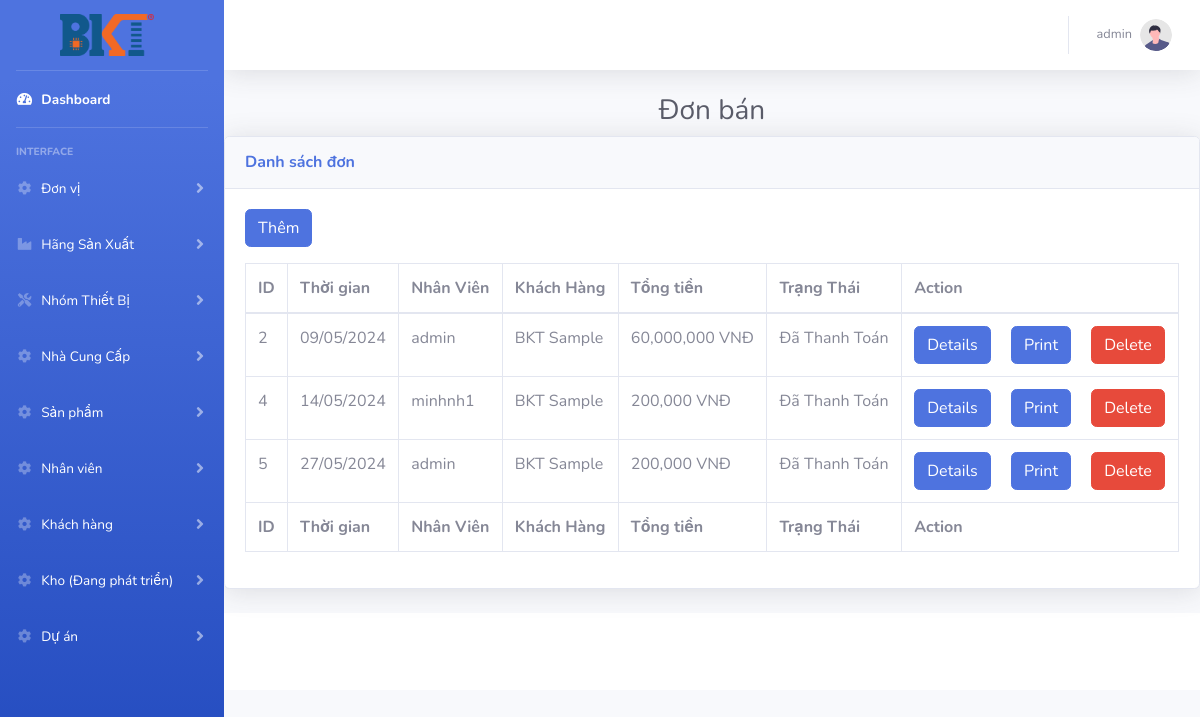
The page /index.php?controller=donban (signed in) on the database as committed earlier.
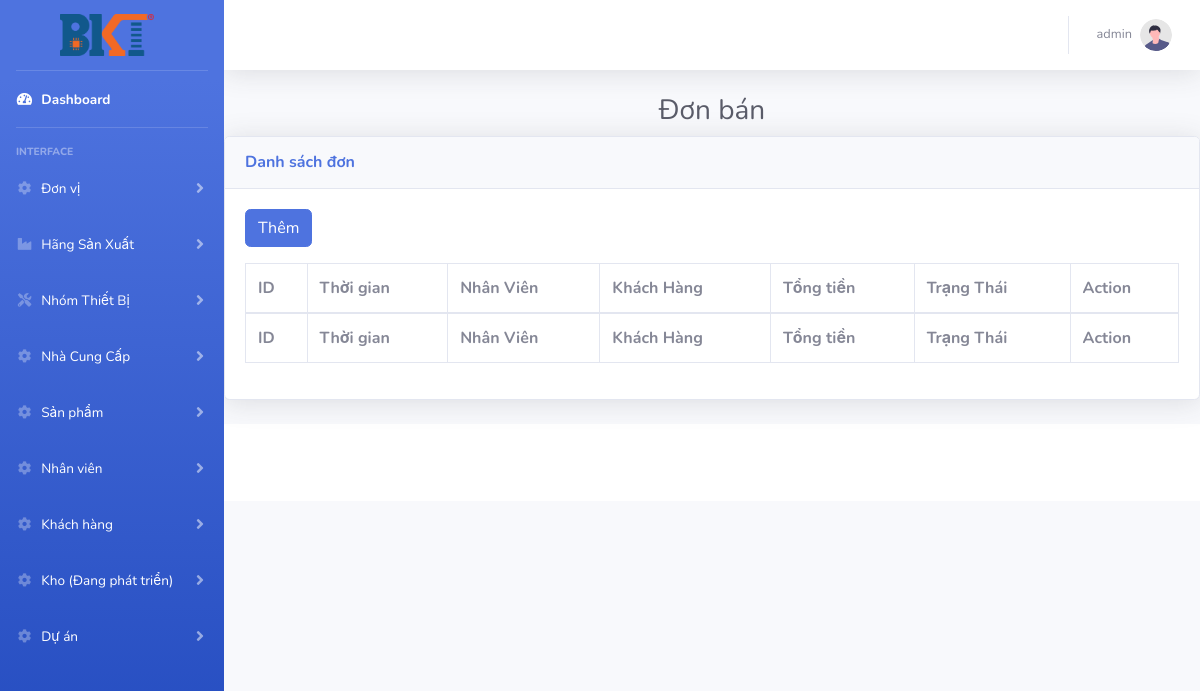
The same page on the database as committed later.
### tables this page shows
CREATE TABLE `donban` (
  `Id` int(11) NOT NULL,
  `NgayBan` datetime DEFAULT NULL,
  `IdNV` int(11) DEFAULT NULL,
  `IdKH` int(11) DEFAULT NULL,
  `Tong` int(11) DEFAULT NULL,
  `TrangThai` varchar(1) DEFAULT NULL
);

CREATE TABLE `nhanvien` (
  `Id` int(11) NOT NULL,
  `TenNV` varchar(100) DEFAULT NULL,
  `DienThoai` varchar(20) DEFAULT NULL,
  `Email` varchar(50) DEFAULT NULL,
  `DiaChi` varchar(100) DEFAULT NULL,
  `TaiKhoan` varchar(50) DEFAULT NULL,
  `MatKhau` varchar(50) DEFAULT NULL,
  `Quyen` varchar(20) DEFAULT NULL,
  `IsActive` varchar(1) DEFAULT NULL
);

CREATE TABLE `khachhang` (
  `Id` int(11) NOT NULL,
  `TenKH` varchar(100) DEFAULT NULL,
  `DienThoai` varchar(20) DEFAULT NULL,
  `Email` varchar(50) DEFAULT NULL,
  `DiaChi` varchar(100) DEFAULT NULL
);

### controllers/donban_controller.php (called while the page is built, shortened)
<?php
require_once ('models/donban.php');
class DonBanController extends BaseController
{
    public function  index()
    {
        $donban = DonBan::all();
        $data =array('donban'=> $donban);
        $this->render('index',$data);
    }
}

### routes.php (called while the page is built, shortened)
<?php
$controller = new $klass;
$controller->$action();

### index.php (called while the page is built, shortened)
<?php
require_once('routes.php');

### models/donban.php (called while the page is built, shortened)
<?php
class DonBan{
    function __construct($Id,$NgayBan,$IdNV,$IdKH,$ThanhTien,$TrangThai)
    {
        $this->Id = $Id;
        $this->NgayBan = $NgayBan;
        $this->IdNV =  $IdNV;
        $this->IdKH = $IdKH;
        $this->ThanhTien= $ThanhTien;
        $this->TrangThai= $TrangThai;
    }
    static function all()
    {
        $list =[];
        $db =DB::getInstance();
        $reg = $db->query('SELECT db.Id ,db.NgayBan , nv.TaiKhoan ,kh.TenKH ,db.Tong,db.TrangThai FROM DonBan db JOIN NhanVien nv JOIN KhachHang kh ON nv.Id =db.IdNV AND kh.Id = db.IdKH');
        foreach ($reg->fetchAll() as $item){
            $list[] =new DonBan($item['Id'],$item['NgayBan'],$item['TaiKhoan'],$item['TenKH'],$item['Tong'],$item['TrangThai']);
        }
        return $list;
    }
}

### views/donban/index.php (the view, shortened to what this page needs)
<?php
require_once('models/donban.php');
?>
<h1 class="h3 mb-2 text-center text-gray-800 ">Đơn bán</h1>
<div class="card shadow mb-4">
    <div class="card-header py-3">
        <h6 class="m-0 font-weight-bold text-primary">Danh sách đơn</h6>
    </div>
    <div class="card-body">
        <a href="index.php?controller=donban&action=insert" class="btn btn-primary mb-3">Thêm</a>
        <div class="table-responsive">
            <table class="table table-bordered" id="dataTable" width="100%" cellspacing="0">
                <thead>
                    <tr>
                        <th>ID</th>
                        <th>Thời gian</th>
                        <th>Nhân Viên</th>
                        <th>Khách Hàng</th>
                        <th>Tổng tiền</th>
                        <th>Trạng Thái</th>
                        <th>Action</th>
                    </tr>
                </thead>
                <tfoot>
                    <tr>
                        <th>ID</th>
                        <th>Thời gian</th>
                        <th>Nhân Viên</th>
                        <th>Khách Hàng</th>
                        <th>Tổng tiền</th>
                        <th>Trạng Thái</th>
                        <th>Action</th>
                    </tr>
                </tfoot>
                <tbody>
                    <?php
                    foreach ($donban as $item) {
                    ?>
                        <form method="post">
                            <tr>
                                <td><?= $item->Id   ?></td>
                                <td><?= date('d/m/Y', strtotime($item->NgayBan)) ?></td>
                                <td><?= $item->IdNV
                                    ?></td>
                                <td><?= $item->IdKH ?></td>
                                <td><?= number_format($item->ThanhTien, 0, ".", ",") ?> VNĐ</td>
                                <td><?php
                                    if ($item->TrangThai == "1") {
                                        echo "Đã Thanh Toán";
                                    } else {
                                        echo "Chưa thanh toán";
                                    }
                                    ?></td>
                                <td>
                                    <a href="index.php?controller=donban&action=show&id=<?= $item->Id ?>" class='btn btn-primary mr-3'>Details</a>
                                    <a href="index.php?controller=donban&action=print&id=<?= $item->Id ?>" class='btn btn-primary mr-3'>Print</a>
                                    <button type="submit" name="dele" value="<?= $item->Id ?>" class='btn btn-danger'>Delete</button>
                        </form>
                    <?php
                    }
                    ?>
                </tbody>
            </table>
        </div>
    </div>
</div>

Rows that differ between the two databases and show on the page:
removed donban: Id "2", NgayBan "09/05/2024", IdNV.TaiKhoan "admin", IdKH.TenKH "BKT Sample", Tong "60,000,000", TrangThai "Đã Thanh Toán"
removed donban: Id "4", NgayBan "14/05/2024", IdNV.TaiKhoan "minhnh1", IdKH.TenKH "BKT Sample", Tong "200,000", TrangThai "Đã Thanh Toán"
removed donban: Id "5", NgayBan "27/05/2024", IdNV.TaiKhoan "admin", IdKH.TenKH "BKT Sample", Tong "200,000", TrangThai "Đã Thanh Toán"
